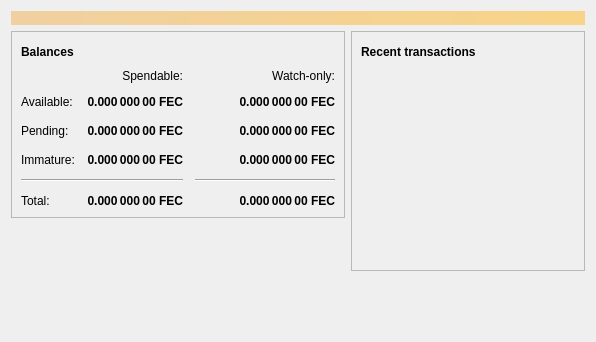
<?xml version="1.0" encoding="UTF-8"?>
<ui version="4.0">
 <class>OverviewPage</class>
 <widget class="QWidget" name="OverviewPage">
  <property name="geometry">
   <rect>
    <x>0</x>
    <y>0</y>
    <width>596</width>
    <height>342</height>
   </rect>
  </property>
  <property name="windowTitle">
   <string>Form</string>
  </property>
  <layout class="QVBoxLayout" name="topLayout">
   <item>
    <widget class="QLabel" name="labelAlerts">
     <property name="visible">
      <bool>false</bool>
     </property>
     <property name="styleSheet">
      <string notr="true">QLabel { background-color: qlineargradient(x1: 0, y1: 0, x2: 1, y2: 0, stop:0 #F0D0A0, stop:1 #F8D488); color:#000000; }</string>
     </property>
     <property name="wordWrap">
      <bool>true</bool>
     </property>
     <property name="margin">
      <number>3</number>
     </property>
     <property name="textInteractionFlags">
      <set>Qt::TextSelectableByMouse</set>
     </property>
    </widget>
   </item>
   <item>
    <layout class="QHBoxLayout" name="horizontalLayout" stretch="1,1">
     <item>
      <layout class="QVBoxLayout" name="verticalLayout_2">
       <item>
        <widget class="QFrame" name="frame">
         <property name="frameShape">
          <enum>QFrame::StyledPanel</enum>
         </property>
         <property name="frameShadow">
          <enum>QFrame::Raised</enum>
         </property>
         <layout class="QVBoxLayout" name="verticalLayout_4">
          <item>
           <layout class="QHBoxLayout" name="horizontalLayout_4">
            <item>
             <widget class="QLabel" name="label_5">
              <property name="font">
               <font>
                <weight>75</weight>
                <bold>true</bold>
               </font>
              </property>
              <property name="text">
               <string>Balances</string>
              </property>
             </widget>
            </item>
            <item>
             <widget class="QPushButton" name="labelWalletStatus">
              <property name="enabled">
               <bool>true</bool>
              </property>
              <property name="maximumSize">
               <size>
                <width>30</width>
                <height>16777215</height>
               </size>
              </property>
              <property name="toolTip">
               <string>The displayed information may be out of date. Your wallet automatically synchronizes with the Ferrite network after a connection is established, but this process has not completed yet.</string>
              </property>
              <property name="text">
               <string/>
              </property>
              <property name="icon">
               <iconset resource="../bitcoin.qrc">
                <normaloff>:/icons/warning</normaloff>
                <disabledoff>:/icons/warning</disabledoff>:/icons/warning</iconset>
              </property>
              <property name="iconSize">
               <size>
                <width>24</width>
                <height>24</height>
               </size>
              </property>
              <property name="flat">
               <bool>true</bool>
              </property>
             </widget>
            </item>
            <item>
             <spacer name="horizontalSpacer_3">
              <property name="orientation">
               <enum>Qt::Horizontal</enum>
              </property>
              <property name="sizeHint" stdset="0">
               <size>
                <width>40</width>
                <height>20</height>
               </size>
              </property>
             </spacer>
            </item>
           </layout>
          </item>
          <item>
           <layout class="QGridLayout" name="gridLayout">
            <property name="spacing">
             <number>12</number>
            </property>
            <item row="2" column="2">
             <widget class="QLabel" name="labelWatchPending">
              <property name="font">
               <font>
                <weight>75</weight>
                <bold>true</bold>
               </font>
              </property>
              <property name="cursor">
               <cursorShape>IBeamCursor</cursorShape>
              </property>
              <property name="toolTip">
               <string>Unconfirmed transactions to watch-only addresses</string>
              </property>
              <property name="text">
               <string notr="true">0.000 000 00 FEC</string>
              </property>
              <property name="alignment">
               <set>Qt::AlignRight|Qt::AlignTrailing|Qt::AlignVCenter</set>
              </property>
              <property name="textInteractionFlags">
               <set>Qt::LinksAccessibleByMouse|Qt::TextSelectableByKeyboard|Qt::TextSelectableByMouse</set>
              </property>
             </widget>
            </item>
            <item row="2" column="1">
             <widget class="QLabel" name="labelUnconfirmed">
              <property name="font">
               <font>
                <weight>75</weight>
                <bold>true</bold>
               </font>
              </property>
              <property name="cursor">
               <cursorShape>IBeamCursor</cursorShape>
              </property>
              <property name="toolTip">
               <string>Total of transactions that have yet to be confirmed, and do not yet count toward the spendable balance</string>
              </property>
              <property name="text">
               <string notr="true">0.000 000 00 FEC</string>
              </property>
              <property name="alignment">
               <set>Qt::AlignRight|Qt::AlignTrailing|Qt::AlignVCenter</set>
              </property>
              <property name="textInteractionFlags">
               <set>Qt::LinksAccessibleByMouse|Qt::TextSelectableByKeyboard|Qt::TextSelectableByMouse</set>
              </property>
             </widget>
            </item>
            <item row="3" column="2">
             <widget class="QLabel" name="labelWatchImmature">
              <property name="font">
               <font>
                <weight>75</weight>
                <bold>true</bold>
               </font>
              </property>
              <property name="cursor">
               <cursorShape>IBeamCursor</cursorShape>
              </property>
              <property name="toolTip">
               <string>Mined balance in watch-only addresses that has not yet matured</string>
              </property>
              <property name="text">
               <string notr="true">0.000 000 00 FEC</string>
              </property>
              <property name="alignment">
               <set>Qt::AlignRight|Qt::AlignTrailing|Qt::AlignVCenter</set>
              </property>
              <property name="textInteractionFlags">
               <set>Qt::LinksAccessibleByMouse|Qt::TextSelectableByKeyboard|Qt::TextSelectableByMouse</set>
              </property>
             </widget>
            </item>
            <item row="4" column="0" colspan="2">
             <widget class="Line" name="line">
              <property name="orientation">
               <enum>Qt::Horizontal</enum>
              </property>
             </widget>
            </item>
            <item row="4" column="2">
             <widget class="Line" name="lineWatchBalance">
              <property name="sizePolicy">
               <sizepolicy hsizetype="Preferred" vsizetype="Fixed">
                <horstretch>0</horstretch>
                <verstretch>0</verstretch>
               </sizepolicy>
              </property>
              <property name="minimumSize">
               <size>
                <width>140</width>
                <height>0</height>
               </size>
              </property>
              <property name="orientation">
               <enum>Qt::Horizontal</enum>
              </property>
             </widget>
            </item>
            <item row="5" column="0">
             <widget class="QLabel" name="labelTotalText">
              <property name="text">
               <string>Total:</string>
              </property>
             </widget>
            </item>
            <item row="3" column="1">
             <widget class="QLabel" name="labelImmature">
              <property name="font">
               <font>
                <weight>75</weight>
                <bold>true</bold>
               </font>
              </property>
              <property name="cursor">
               <cursorShape>IBeamCursor</cursorShape>
              </property>
              <property name="toolTip">
               <string>Mined balance that has not yet matured</string>
              </property>
              <property name="text">
               <string notr="true">0.000 000 00 FEC</string>
              </property>
              <property name="alignment">
               <set>Qt::AlignRight|Qt::AlignTrailing|Qt::AlignVCenter</set>
              </property>
              <property name="textInteractionFlags">
               <set>Qt::LinksAccessibleByMouse|Qt::TextSelectableByKeyboard|Qt::TextSelectableByMouse</set>
              </property>
             </widget>
            </item>
            <item row="2" column="3">
             <spacer name="horizontalSpacer_2">
              <property name="orientation">
               <enum>Qt::Horizontal</enum>
              </property>
              <property name="sizeHint" stdset="0">
               <size>
                <width>40</width>
                <height>20</height>
               </size>
              </property>
             </spacer>
            </item>
            <item row="3" column="0">
             <widget class="QLabel" name="labelImmatureText">
              <property name="text">
               <string>Immature:</string>
              </property>
             </widget>
            </item>
            <item row="5" column="1">
             <widget class="QLabel" name="labelTotal">
              <property name="font">
               <font>
                <weight>75</weight>
                <bold>true</bold>
               </font>
              </property>
              <property name="cursor">
               <cursorShape>IBeamCursor</cursorShape>
              </property>
              <property name="toolTip">
               <string>Your current total balance</string>
              </property>
              <property name="text">
               <string notr="true">0.000 000 00 FEC</string>
              </property>
              <property name="alignment">
               <set>Qt::AlignRight|Qt::AlignTrailing|Qt::AlignVCenter</set>
              </property>
              <property name="textInteractionFlags">
               <set>Qt::LinksAccessibleByMouse|Qt::TextSelectableByKeyboard|Qt::TextSelectableByMouse</set>
              </property>
             </widget>
            </item>
            <item row="5" column="2">
             <widget class="QLabel" name="labelWatchTotal">
              <property name="font">
               <font>
                <weight>75</weight>
                <bold>true</bold>
               </font>
              </property>
              <property name="cursor">
               <cursorShape>IBeamCursor</cursorShape>
              </property>
              <property name="toolTip">
               <string>Current total balance in watch-only addresses</string>
              </property>
              <property name="text">
               <string notr="true">0.000 000 00 FEC</string>
              </property>
              <property name="alignment">
               <set>Qt::AlignRight|Qt::AlignTrailing|Qt::AlignVCenter</set>
              </property>
              <property name="textInteractionFlags">
               <set>Qt::LinksAccessibleByMouse|Qt::TextSelectableByKeyboard|Qt::TextSelectableByMouse</set>
              </property>
             </widget>
            </item>
            <item row="0" column="2">
             <widget class="QLabel" name="labelWatchonly">
              <property name="text">
               <string>Watch-only:</string>
              </property>
              <property name="alignment">
               <set>Qt::AlignRight|Qt::AlignTrailing|Qt::AlignVCenter</set>
              </property>
             </widget>
            </item>
            <item row="1" column="0">
             <widget class="QLabel" name="labelBalanceText">
              <property name="text">
               <string>Available:</string>
              </property>
             </widget>
            </item>
            <item row="1" column="1">
             <widget class="QLabel" name="labelBalance">
              <property name="font">
               <font>
                <weight>75</weight>
                <bold>true</bold>
               </font>
              </property>
              <property name="cursor">
               <cursorShape>IBeamCursor</cursorShape>
              </property>
              <property name="toolTip">
               <string>Your current spendable balance</string>
              </property>
              <property name="text">
               <string notr="true">0.000 000 00 FEC</string>
              </property>
              <property name="alignment">
               <set>Qt::AlignRight|Qt::AlignTrailing|Qt::AlignVCenter</set>
              </property>
              <property name="textInteractionFlags">
               <set>Qt::LinksAccessibleByMouse|Qt::TextSelectableByKeyboard|Qt::TextSelectableByMouse</set>
              </property>
             </widget>
            </item>
            <item row="1" column="2">
             <widget class="QLabel" name="labelWatchAvailable">
              <property name="font">
               <font>
                <weight>75</weight>
                <bold>true</bold>
               </font>
              </property>
              <property name="cursor">
               <cursorShape>IBeamCursor</cursorShape>
              </property>
              <property name="toolTip">
               <string>Your current balance in watch-only addresses</string>
              </property>
              <property name="text">
               <string notr="true">0.000 000 00 FEC</string>
              </property>
              <property name="alignment">
               <set>Qt::AlignRight|Qt::AlignTrailing|Qt::AlignVCenter</set>
              </property>
              <property name="textInteractionFlags">
               <set>Qt::LinksAccessibleByMouse|Qt::TextSelectableByKeyboard|Qt::TextSelectableByMouse</set>
              </property>
             </widget>
            </item>
            <item row="2" column="0">
             <widget class="QLabel" name="labelPendingText">
              <property name="text">
               <string>Pending:</string>
              </property>
             </widget>
            </item>
            <item row="0" column="1">
             <widget class="QLabel" name="labelSpendable">
              <property name="text">
               <string>Spendable:</string>
              </property>
              <property name="alignment">
               <set>Qt::AlignRight|Qt::AlignTrailing|Qt::AlignVCenter</set>
              </property>
             </widget>
            </item>
           </layout>
          </item>
         </layout>
        </widget>
       </item>
       <item>
        <spacer name="verticalSpacer">
         <property name="orientation">
          <enum>Qt::Vertical</enum>
         </property>
         <property name="sizeHint" stdset="0">
          <size>
           <width>20</width>
           <height>40</height>
          </size>
         </property>
        </spacer>
       </item>
      </layout>
     </item>
     <item>
      <layout class="QVBoxLayout" name="verticalLayout_3">
       <item>
        <widget class="QFrame" name="frame_2">
         <property name="frameShape">
          <enum>QFrame::StyledPanel</enum>
         </property>
         <property name="frameShadow">
          <enum>QFrame::Raised</enum>
         </property>
         <layout class="QVBoxLayout" name="verticalLayout">
          <item>
           <layout class="QHBoxLayout" name="horizontalLayout_2">
            <item>
             <widget class="QLabel" name="label_4">
              <property name="font">
               <font>
                <weight>75</weight>
                <bold>true</bold>
               </font>
              </property>
              <property name="text">
               <string>Recent transactions</string>
              </property>
             </widget>
            </item>
            <item>
             <widget class="QPushButton" name="labelTransactionsStatus">
              <property name="enabled">
               <bool>true</bool>
              </property>
              <property name="maximumSize">
               <size>
                <width>30</width>
                <height>16777215</height>
               </size>
              </property>
              <property name="toolTip">
               <string>The displayed information may be out of date. Your wallet automatically synchronizes with the Ferrite network after a connection is established, but this process has not completed yet.</string>
              </property>
              <property name="text">
               <string/>
              </property>
              <property name="icon">
               <iconset resource="../bitcoin.qrc">
                <normaloff>:/icons/warning</normaloff>
                <disabledoff>:/icons/warning</disabledoff>:/icons/warning</iconset>
              </property>
              <property name="iconSize">
               <size>
                <width>24</width>
                <height>24</height>
               </size>
              </property>
              <property name="flat">
               <bool>true</bool>
              </property>
             </widget>
            </item>
            <item>
             <spacer name="horizontalSpacer">
              <property name="orientation">
               <enum>Qt::Horizontal</enum>
              </property>
              <property name="sizeHint" stdset="0">
               <size>
                <width>40</width>
                <height>20</height>
               </size>
              </property>
             </spacer>
            </item>
           </layout>
          </item>
          <item>
           <widget class="QListView" name="listTransactions">
            <property name="styleSheet">
             <string notr="true">QListView { background: transparent; }</string>
            </property>
            <property name="frameShape">
             <enum>QFrame::NoFrame</enum>
            </property>
            <property name="verticalScrollBarPolicy">
             <enum>Qt::ScrollBarAlwaysOff</enum>
            </property>
            <property name="horizontalScrollBarPolicy">
             <enum>Qt::ScrollBarAlwaysOff</enum>
            </property>
            <property name="selectionMode">
             <enum>QAbstractItemView::NoSelection</enum>
            </property>
           </widget>
          </item>
         </layout>
        </widget>
       </item>
       <item>
        <spacer name="verticalSpacer_2">
         <property name="orientation">
          <enum>Qt::Vertical</enum>
         </property>
         <property name="sizeHint" stdset="0">
          <size>
           <width>20</width>
           <height>40</height>
          </size>
         </property>
        </spacer>
       </item>
      </layout>
     </item>
    </layout>
   </item>
  </layout>
 </widget>
 <resources/>
 <connections/>
</ui>
